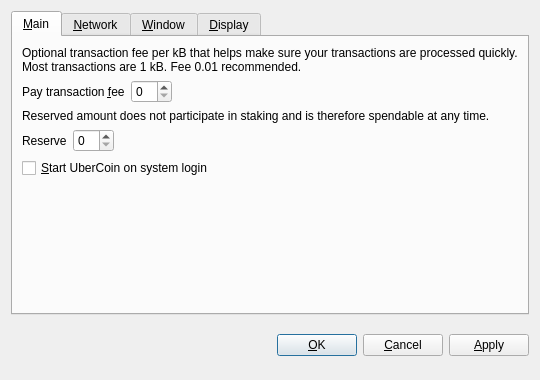
<?xml version="1.0" encoding="UTF-8"?>
<ui version="4.0">
 <class>OptionsDialog</class>
 <widget class="QDialog" name="OptionsDialog">
  <property name="geometry">
   <rect>
    <x>0</x>
    <y>0</y>
    <width>540</width>
    <height>380</height>
   </rect>
  </property>
  <property name="windowTitle">
   <string>Options</string>
  </property>
  <property name="modal">
   <bool>true</bool>
  </property>
  <layout class="QVBoxLayout" name="verticalLayout">
   <item>
    <widget class="QTabWidget" name="tabWidget">
     <property name="tabPosition">
      <enum>QTabWidget::North</enum>
     </property>
     <property name="currentIndex">
      <number>0</number>
     </property>
     <widget class="QWidget" name="tabMain">
      <attribute name="title">
       <string>&amp;Main</string>
      </attribute>
      <layout class="QVBoxLayout" name="verticalLayout_Main">
       <item>
        <widget class="QLabel" name="transactionFeeInfoLabel">
         <property name="text">
          <string>Optional transaction fee per kB that helps make sure your transactions are processed quickly. Most transactions are 1 kB. Fee 0.01 recommended.</string>
         </property>
         <property name="textFormat">
          <enum>Qt::PlainText</enum>
         </property>
         <property name="wordWrap">
          <bool>true</bool>
         </property>
        </widget>
       </item>
       <item>
        <layout class="QHBoxLayout" name="horizontalLayoutFee">
         <item>
          <widget class="QLabel" name="transactionFeeLabel">
           <property name="text">
            <string>Pay transaction &amp;fee</string>
           </property>
           <property name="textFormat">
            <enum>Qt::PlainText</enum>
           </property>
           <property name="buddy">
            <cstring>transactionFee</cstring>
           </property>
          </widget>
         </item>
         <item>
          <widget class="BitcoinAmountField" name="transactionFee"/>
         </item>
         <item>
          <spacer name="horizontalSpacerFee">
           <property name="orientation">
            <enum>Qt::Horizontal</enum>
           </property>
           <property name="sizeHint" stdset="0">
            <size>
             <width>40</width>
             <height>20</height>
            </size>
           </property>
          </spacer>
         </item>
        </layout>
       </item>
       <item>
        <widget class="QLabel" name="reserveBalanceInfoLabel">
         <property name="text">
          <string>Reserved amount does not participate in staking and is therefore spendable at any time.</string>
         </property>
         <property name="textFormat">
          <enum>Qt::PlainText</enum>
         </property>
         <property name="wordWrap">
          <bool>true</bool>
         </property>
        </widget>
       </item>
       <item>
        <layout class="QHBoxLayout" name="horizontalLayoutReserveBalance">
         <item>
          <widget class="QLabel" name="reserveBalanceLabel">
           <property name="text">
            <string>Reserve</string>
           </property>
           <property name="textFormat">
            <enum>Qt::PlainText</enum>
           </property>
           <property name="buddy">
            <cstring>reserveBalance</cstring>
           </property>
          </widget>
         </item>
         <item>
          <widget class="BitcoinAmountField" name="reserveBalance"/>
         </item>
         <item>
          <spacer name="horizontalSpacerReserveBalance">
           <property name="orientation">
            <enum>Qt::Horizontal</enum>
           </property>
           <property name="sizeHint" stdset="0">
            <size>
             <width>40</width>
             <height>20</height>
            </size>
           </property>
          </spacer>
         </item>
        </layout>
       </item>
       <item>
        <widget class="QCheckBox" name="bitcoinAtStartup">
         <property name="toolTip">
          <string>Automatically start UberCoin after logging in to the system.</string>
         </property>
         <property name="text">
          <string>&amp;Start UberCoin on system login</string>
         </property>
        </widget>
       </item>
       <item>
        <spacer name="verticalSpacer_Main">
         <property name="orientation">
          <enum>Qt::Vertical</enum>
         </property>
         <property name="sizeHint" stdset="0">
          <size>
           <width>20</width>
           <height>40</height>
          </size>
         </property>
        </spacer>
       </item>
      </layout>
     </widget>
     <widget class="QWidget" name="tabNetwork">
      <attribute name="title">
       <string>&amp;Network</string>
      </attribute>
      <layout class="QVBoxLayout" name="verticalLayout_Network">
       <item>
        <widget class="QCheckBox" name="mapPortUpnp">
         <property name="toolTip">
          <string>Automatically open the UberCoin client port on the router. This only works when your router supports UPnP and it is enabled.</string>
         </property>
         <property name="text">
          <string>Map port using &amp;UPnP</string>
         </property>
        </widget>
       </item>
       <item>
        <widget class="QCheckBox" name="connectSocks">
         <property name="toolTip">
          <string>Connect to the UberCoin network through a SOCKS proxy (e.g. when connecting through Tor).</string>
         </property>
         <property name="text">
          <string>&amp;Connect through SOCKS proxy:</string>
         </property>
        </widget>
       </item>
       <item>
        <layout class="QHBoxLayout" name="horizontalLayout_Network">
         <item>
          <widget class="QLabel" name="proxyIpLabel">
           <property name="text">
            <string>Proxy &amp;IP:</string>
           </property>
           <property name="textFormat">
            <enum>Qt::PlainText</enum>
           </property>
           <property name="buddy">
            <cstring>proxyIp</cstring>
           </property>
          </widget>
         </item>
         <item>
          <widget class="QValidatedLineEdit" name="proxyIp">
           <property name="maximumSize">
            <size>
             <width>140</width>
             <height>16777215</height>
            </size>
           </property>
           <property name="toolTip">
            <string>IP address of the proxy (e.g. 127.0.0.1)</string>
           </property>
          </widget>
         </item>
         <item>
          <widget class="QLabel" name="proxyPortLabel">
           <property name="text">
            <string>&amp;Port:</string>
           </property>
           <property name="textFormat">
            <enum>Qt::PlainText</enum>
           </property>
           <property name="buddy">
            <cstring>proxyPort</cstring>
           </property>
          </widget>
         </item>
         <item>
          <widget class="QLineEdit" name="proxyPort">
           <property name="maximumSize">
            <size>
             <width>55</width>
             <height>16777215</height>
            </size>
           </property>
           <property name="toolTip">
            <string>Port of the proxy (e.g. 9050)</string>
           </property>
          </widget>
         </item>
         <item>
          <widget class="QLabel" name="socksVersionLabel">
           <property name="text">
            <string>SOCKS &amp;Version:</string>
           </property>
           <property name="textFormat">
            <enum>Qt::PlainText</enum>
           </property>
           <property name="buddy">
            <cstring>socksVersion</cstring>
           </property>
          </widget>
         </item>
         <item>
          <widget class="QValueComboBox" name="socksVersion">
           <property name="toolTip">
            <string>SOCKS version of the proxy (e.g. 5)</string>
           </property>
          </widget>
         </item>
         <item>
          <spacer name="horizontalSpacer_Network">
           <property name="orientation">
            <enum>Qt::Horizontal</enum>
           </property>
           <property name="sizeHint" stdset="0">
            <size>
             <width>40</width>
             <height>20</height>
            </size>
           </property>
          </spacer>
         </item>
        </layout>
       </item>
       <item>
        <spacer name="verticalSpacer_Network">
         <property name="orientation">
          <enum>Qt::Vertical</enum>
         </property>
         <property name="sizeHint" stdset="0">
          <size>
           <width>20</width>
           <height>40</height>
          </size>
         </property>
        </spacer>
       </item>
      </layout>
     </widget>
     <widget class="QWidget" name="tabWindow">
      <attribute name="title">
       <string>&amp;Window</string>
      </attribute>
      <layout class="QVBoxLayout" name="verticalLayout_Window">
       <item>
        <widget class="QCheckBox" name="minimizeToTray">
         <property name="toolTip">
          <string>Show only a tray icon after minimizing the window.</string>
         </property>
         <property name="text">
          <string>&amp;Minimize to the tray instead of the taskbar</string>
         </property>
        </widget>
       </item>
       <item>
        <widget class="QCheckBox" name="minimizeOnClose">
         <property name="toolTip">
          <string>Minimize instead of exit the application when the window is closed. When this option is enabled, the application will be closed only after selecting Quit in the menu.</string>
         </property>
         <property name="text">
          <string>M&amp;inimize on close</string>
         </property>
        </widget>
       </item>
       <item>
        <spacer name="verticalSpacer_Window">
         <property name="orientation">
          <enum>Qt::Vertical</enum>
         </property>
         <property name="sizeHint" stdset="0">
          <size>
           <width>20</width>
           <height>40</height>
          </size>
         </property>
        </spacer>
       </item>
      </layout>
     </widget>
     <widget class="QWidget" name="tabDisplay">
      <attribute name="title">
       <string>&amp;Display</string>
      </attribute>
      <layout class="QVBoxLayout" name="verticalLayout_Display">
       <item>
        <layout class="QHBoxLayout" name="horizontalLayout_1_Display">
         <item>
          <widget class="QLabel" name="langLabel">
           <property name="text">
            <string>User Interface &amp;language:</string>
           </property>
           <property name="textFormat">
            <enum>Qt::PlainText</enum>
           </property>
           <property name="buddy">
            <cstring>lang</cstring>
           </property>
          </widget>
         </item>
         <item>
          <widget class="QValueComboBox" name="lang">
           <property name="toolTip">
            <string>The user interface language can be set here. This setting will take effect after restarting UberCoin.</string>
           </property>
          </widget>
         </item>
        </layout>
       </item>
       <item>
        <layout class="QHBoxLayout" name="horizontalLayout_2_Display">
         <item>
          <widget class="QLabel" name="unitLabel">
           <property name="text">
            <string>&amp;Unit to show amounts in:</string>
           </property>
           <property name="textFormat">
            <enum>Qt::PlainText</enum>
           </property>
           <property name="buddy">
            <cstring>unit</cstring>
           </property>
          </widget>
         </item>
         <item>
          <widget class="QValueComboBox" name="unit">
           <property name="toolTip">
            <string>Choose the default subdivision unit to show in the interface and when sending coins.</string>
           </property>
          </widget>
         </item>
        </layout>
       </item>
       <item>
        <widget class="QCheckBox" name="displayAddresses">
         <property name="toolTip">
          <string>Whether to show UberCoin addresses in the transaction list or not.</string>
         </property>
         <property name="text">
          <string>&amp;Display addresses in transaction list</string>
         </property>
        </widget>
       </item>
       <item>
        <widget class="QCheckBox" name="coinControlFeatures">
         <property name="toolTip">
          <string>Whether to show coin control features or not.</string>
         </property>
         <property name="text">
          <string>Display coin &amp;control features (experts only!)</string>
         </property>
        </widget>
       </item>
       <item>
        <spacer name="verticalSpacer_Display">
         <property name="orientation">
          <enum>Qt::Vertical</enum>
         </property>
         <property name="sizeHint" stdset="0">
          <size>
           <width>20</width>
           <height>40</height>
          </size>
         </property>
        </spacer>
       </item>
      </layout>
     </widget>
    </widget>
   </item>
   <item>
    <layout class="QHBoxLayout" name="horizontalLayout_Buttons">
     <item>
      <spacer name="horizontalSpacer_1">
       <property name="orientation">
        <enum>Qt::Horizontal</enum>
       </property>
       <property name="sizeHint" stdset="0">
        <size>
         <width>40</width>
         <height>48</height>
        </size>
       </property>
      </spacer>
     </item>
     <item>
      <widget class="QLabel" name="statusLabel">
       <property name="font">
        <font>
         <weight>75</weight>
         <bold>true</bold>
        </font>
       </property>
       <property name="text">
        <string/>
       </property>
       <property name="textFormat">
        <enum>Qt::PlainText</enum>
       </property>
       <property name="wordWrap">
        <bool>true</bool>
       </property>
      </widget>
     </item>
     <item>
      <spacer name="horizontalSpacer_2">
       <property name="orientation">
        <enum>Qt::Horizontal</enum>
       </property>
       <property name="sizeHint" stdset="0">
        <size>
         <width>40</width>
         <height>48</height>
        </size>
       </property>
      </spacer>
     </item>
     <item>
      <widget class="QPushButton" name="okButton">
       <property name="text">
        <string>&amp;OK</string>
       </property>
      </widget>
     </item>
     <item>
      <widget class="QPushButton" name="cancelButton">
       <property name="text">
        <string>&amp;Cancel</string>
       </property>
       <property name="autoDefault">
        <bool>false</bool>
       </property>
      </widget>
     </item>
     <item>
      <widget class="QPushButton" name="applyButton">
       <property name="text">
        <string>&amp;Apply</string>
       </property>
       <property name="autoDefault">
        <bool>false</bool>
       </property>
      </widget>
     </item>
    </layout>
   </item>
  </layout>
 </widget>
 <customwidgets>
  <customwidget>
   <class>BitcoinAmountField</class>
   <extends>QSpinBox</extends>
   <header>bitcoinamountfield.h</header>
  </customwidget>
  <customwidget>
   <class>QValueComboBox</class>
   <extends>QComboBox</extends>
   <header>qvaluecombobox.h</header>
  </customwidget>
  <customwidget>
   <class>QValidatedLineEdit</class>
   <extends>QLineEdit</extends>
   <header>qvalidatedlineedit.h</header>
  </customwidget>
 </customwidgets>
 <resources/>
 <connections/>
</ui>
